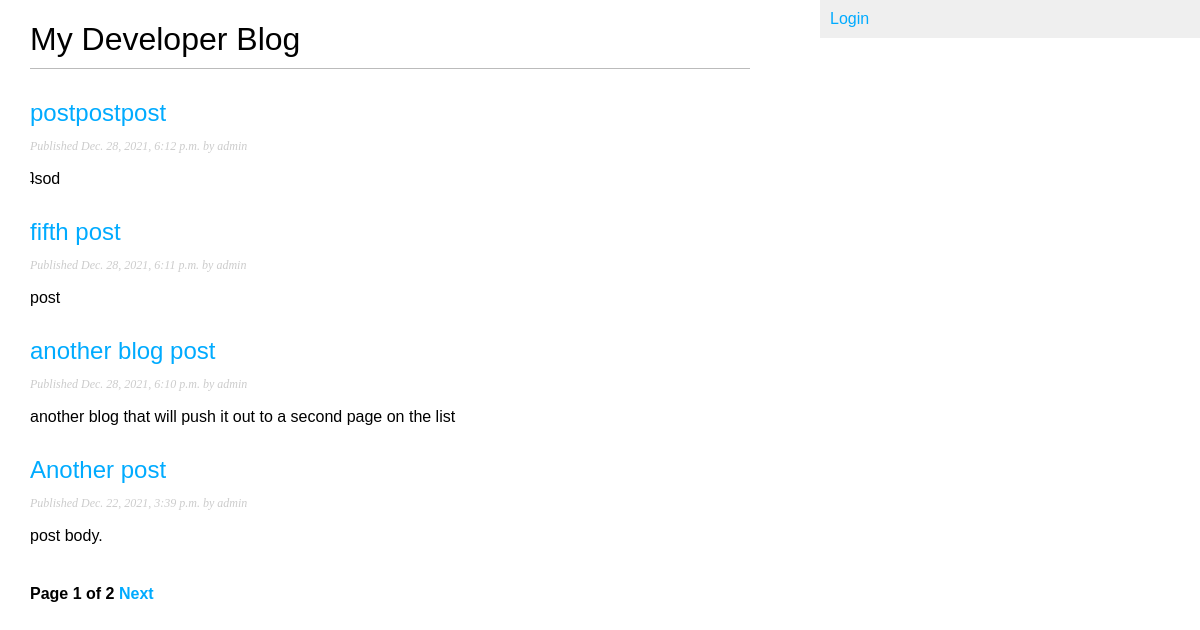
The page / on the database its author committed.
### blog/models.py (models this page shows, shortened)
class Post(models.Model):
    STATUS_CHOICES = (
        ("draft", "Draft"),
        ("published", "Published"),
    )
    title = models.CharField(max_length=250)
    slug = models.SlugField(max_length=250, unique_for_date="publish")
    author = models.ForeignKey(User,
        on_delete=models.CASCADE,
        related_name="blog_posts")
    body = models.TextField()
    publish = models.DateTimeField(default=timezone.now)
    created = models.DateTimeField(auto_now_add=True)
    updated = models.DateTimeField(auto_now_add=True)
    status = models.CharField(max_length=10, choices=STATUS_CHOICES, default="draft")
    objects = models.Manager()
    published = PublishedManager()
    class Meta:
        ordering = ("-publish",)
    def get_absolute_url(self):
        return reverse("blog:post_detail",
                       args=[self.publish.year,
                             self.publish.month,
                             self.publish.day, self.slug])

### blog/views.py (the view)
# urls.py: path("", views.post_list, name="post_list"),
def post_list(request):
    object_list = Post.published.all()
    paginator = Paginator(object_list, 4) # 4 posts in each page
    page = request.GET.get('page')
    try:
        posts = paginator.page(page)
    except PageNotAnInteger:
        posts = paginator.page(1)
    except EmptyPage:
        posts = paginator.page(paginator.num_pages)
    return render(request,
                 'blog/post/list.html',
                 {'page': page,
                  'posts': posts})

### blog/models.py (called while the page is built)
    def get_queryset(self):
        return super(PublishedManager,
                self).get_queryset()\
                    .filter(status='published')

### blog/templates/blog/post/list.html (shortened to what this page needs)
{% extends "blog/base.html" %}
{% block content %}
    <h1>My Developer Blog</h1>
    {% for post in posts %}
        <h2>
            <a href="{{post.get_absolute_url}}">
                {{ post.title }}
            </a>
        </h2>
        <p class="date">
            Published {{ post.publish }} by {{ post.author }}
        </p>
        {{ post.body|truncatewords:30|linebreaks}}
    {% endfor %}
    {% include "pagination.html" with page=posts %}
{% endblock %}

### blog/static/css/style.css (style rules this page uses)
body { margin:0; padding:0; font-family:helvetica, sans-serif; }
a { color:#00abff; text-decoration:none; }
h1 { font-weight:normal; border-bottom:1px solid #bbb; padding:0 0 10px 0; }
h2 { font-weight:normal; margin:30px 0 0; }
p.date { color:#ccc; font-family: georgia, serif; font-size: 12px; font-style: italic; }

### rows shown on the page
Post: title "postpostpost", publish "Dec. 28, 2021, 6:12 p.m.", author "admin", body "ʇsod"
Post: title "fifth post", publish "Dec. 28, 2021, 6:11 p.m.", author "admin", body "post"
Post: title "another blog post", publish "Dec. 28, 2021, 6:10 p.m.", author "admin", body "another blog that will push it out to a second page on the list"
Post: title "Another post", publish "Dec. 22, 2021, 3:39 p.m.", author "admin", body "post body."

### other values the page prints
{{ page.number }} "1"
{{ page.paginator.num_pages }} "2"
